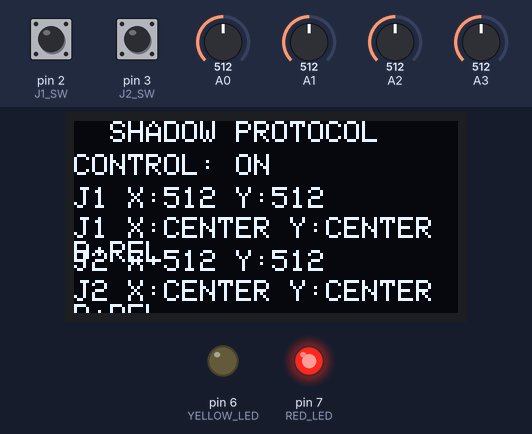
The sketch below on a simulated Arduino Uno, built with avr-gcc and run on an emulated ATmega328P. On the bench: 128×64 one-colour display, output pins drawn as LEDs (lit = HIGH). The inputs (shaded band) are chosen by the test bench; at power-on: A0 = 512, A1 = 512, A2 = 512, pin 2 (J1_SW) HIGH, pin 3 (J2_SW) HIGH, A3 = 512. What the sketch prints to the serial monitor is not drawn.

Above: at 4.2 s.
4.3 s: A0 set to 627
At 6.2 s:
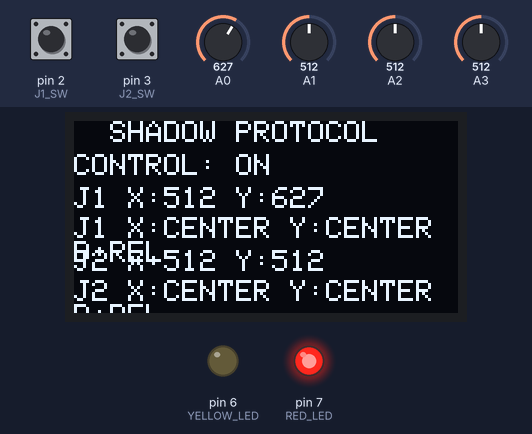
6.5 s: A0 set to 650
At 7.8 s:
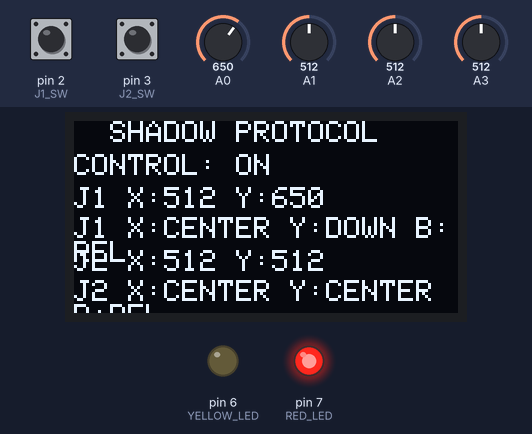
8.5 s: A1 set to 634
At 10.2 s:
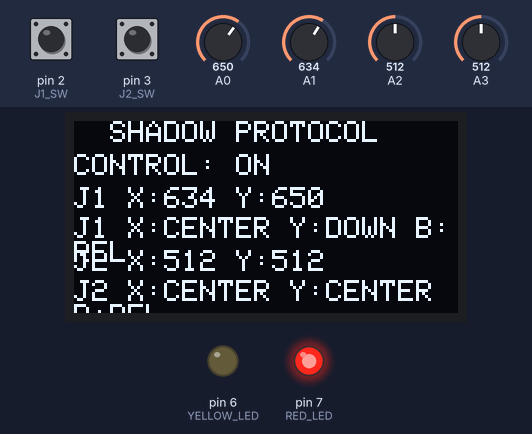
10.5 s: A1 set to 659
At 12.0 s:
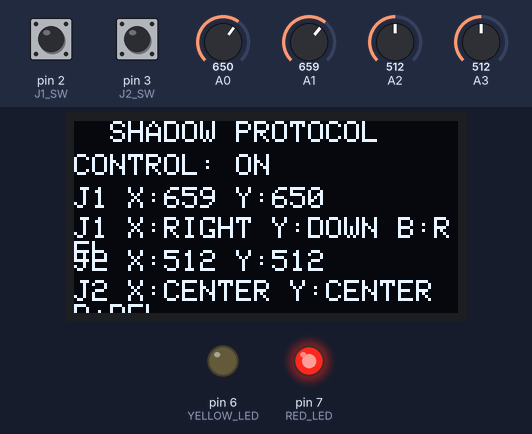
12.5 s: A2 set to 390
At 13.6 s:
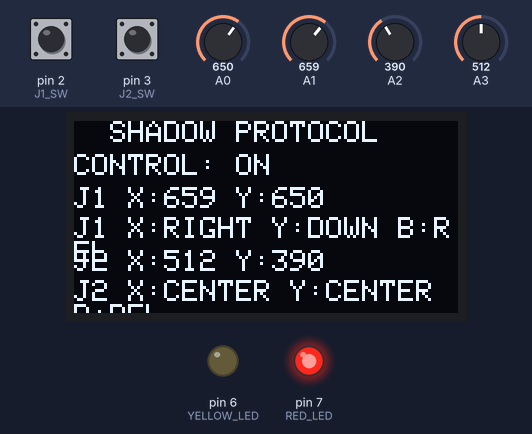
14.5 s: A2 set to 371
At 16.2 s:
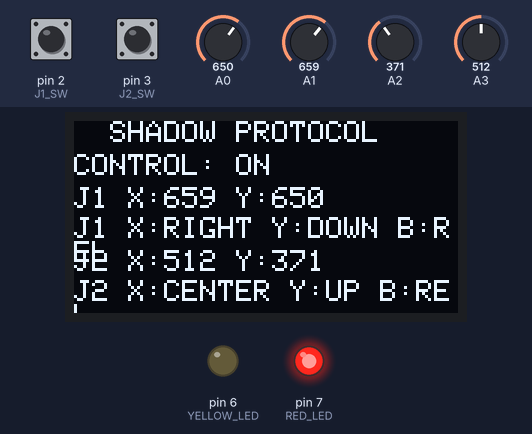
Timing chart, 0 to 17.5 s (numbered marks = the images above; inputs shaded):
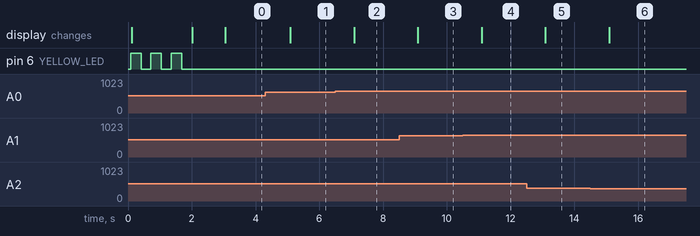

Measured:
- the behaviour switches between 642 and 643 on A0 (found by bisection; images 1 and 2)
- the behaviour switches between 642 and 643 on A1 (found by bisection; images 3 and 4)
- the behaviour switches between 382 and 381 on A2 (found by bisection; images 5 and 6)
- after the input at 4.3 s, the display: changes after 0.79 s (image 1)
- after the input at 6.5 s, the display: changes after 0.59 s (image 2)
- after the input at 8.5 s, the display: changes after 0.59 s (image 3)
- after the input at 10.5 s, the display: changes after 0.59 s (image 4)
- after the input at 12.5 s, the display: changes after 0.59 s (image 5)
- after the input at 14.5 s, the display: changes after 0.59 s (image 6)

The sketch:

COntrol_game.ino
```cpp
#include <Wire.h>
#include <Adafruit_GFX.h>
#include <Adafruit_SSD1306.h>

// ============================================
// SHADOW PROTOCOL
// SHADOW CONTROLLER V2
// OLED + DUAL JOYSTICK + LEDS
// Arduino UNO
// ============================================

// OLED
#define SCREEN_WIDTH 128
#define SCREEN_HEIGHT 64
#define OLED_RESET -1
#define OLED_ADDRESS 0x3C

Adafruit_SSD1306 display(
  SCREEN_WIDTH,
  SCREEN_HEIGHT,
  &Wire,
  OLED_RESET
);

bool oledReady = false;

// JOYSTICK 1
#define J1_X A0
#define J1_Y A1
#define J1_SW 2

// JOYSTICK 2
#define J2_X A2
#define J2_Y A3
#define J2_SW 3

// LEDS - NEW PINS
#define YELLOW_LED 6
#define RED_LED 7

// AXIS CONFIGURATION
const int CENTER = 512;
const int DEADZONE = 130;

const bool SWAP_J1 = true;
const bool SWAP_J2 = true;

const bool INVERT_J1_X = false;
const bool INVERT_J1_Y = false;
const bool INVERT_J2_X = false;
const bool INVERT_J2_Y = false;

// TIMING
const unsigned long UPDATE_INTERVAL = 1000;
const unsigned long DEBOUNCE_MS = 35;

// DATA STRUCTURES
struct Joystick {
  int rawX;
  int rawY;
  int x;
  int y;
  bool pressed;
};

struct Button {
  bool lastReading;
  bool stable;
  unsigned long lastChange;
};

Joystick j1, j2;
Button b1, b2;

unsigned long lastUpdate = 0;

// ============================================
// OLED INITIALIZATION
// ============================================

void initializeOLED() {

  Wire.begin();
  Wire.setClock(100000);

  Serial.println(F("[OLED] SCANNING..."));

  bool found = false;

  for (byte address = 1; address < 127; address++) {

    Wire.beginTransmission(address);

    if (Wire.endTransmission() == 0) {

      Serial.print(F("[I2C] DEVICE: 0x"));
      Serial.println(address, HEX);

      if (address == OLED_ADDRESS) {
        found = true;
      }
    }
  }

  if (!found) {
    Serial.println(F("[OLED] DEVICE NOT FOUND"));
    return;
  }

  oledReady = display.begin(
    SSD1306_SWITCHCAPVCC,
    OLED_ADDRESS
  );

  if (oledReady) {
    Serial.println(F("[OLED] INITIALIZED"));
  } else {
    Serial.println(F("[OLED] INITIALIZATION FAILED"));
  }
}

// ============================================
// OLED MESSAGE
// ============================================

void showMessage(
  const __FlashStringHelper *line1,
  const __FlashStringHelper *line2,
  const __FlashStringHelper *line3
) {

  if (!oledReady) return;

  display.clearDisplay();
  display.setTextColor(SSD1306_WHITE);
  display.setTextSize(1);

  display.setCursor(8, 5);
  display.println(line1);

  display.setCursor(8, 27);
  display.println(line2);

  display.setCursor(8, 47);
  display.println(line3);

  display.display();
}

// ============================================
// STARTUP SEQUENCE
// ============================================

void startupSequence() {

  digitalWrite(YELLOW_LED, LOW);
  digitalWrite(RED_LED, LOW);

  Serial.println();
  Serial.println(F("================================"));
  Serial.println(F("     SHADOW PROTOCOL"));
  Serial.println(F("     SYSTEM BOOTING"));
  Serial.println(F("================================"));

  showMessage(
    F("SHADOW PROTOCOL"),
    F("SYSTEM BOOTING"),
    F("INITIALIZING...")
  );

  // Yellow LED flashes 3 times

  for (int i = 1; i <= 3; i++) {

    Serial.print(F("[YELLOW LED] FLASH "));
    Serial.println(i);

    digitalWrite(YELLOW_LED, HIGH);

    showMessage(
      F("SHADOW PROTOCOL"),
      F("BOOT SEQUENCE"),
      F("INITIALIZING...")
    );

    delay(300);

    digitalWrite(YELLOW_LED, LOW);

    delay(300);
  }

  // Controller becomes ON
  digitalWrite(YELLOW_LED, LOW);
  digitalWrite(RED_LED, HIGH);

  Serial.println(F("[SYSTEM] CONTROL ON"));
  Serial.println(F("[YELLOW] OFF"));
  Serial.println(F("[RED] ON"));

  showMessage(
    F("SHADOW PROTOCOL"),
    F("CONTROL: ON"),
    F("JOYSTICKS READY")
  );

  delay(1000);
}

// ============================================
// BUTTON INITIALIZATION
// ============================================

void initButton(Button &button, int pin) {

  bool state = digitalRead(pin) == LOW;

  button.lastReading = state;
  button.stable = state;
  button.lastChange = millis();
}

// ============================================
// BUTTON DEBOUNCE
// ============================================

bool readButton(
  Button &button,
  int pin,
  byte number
) {

  unsigned long now = millis();

  bool reading = digitalRead(pin) == LOW;

  if (reading != button.lastReading) {

    button.lastReading = reading;
    button.lastChange = now;
  }

  if (
    now - button.lastChange >= DEBOUNCE_MS &&
    button.stable != button.lastReading
  ) {

    button.stable = button.lastReading;

    Serial.print(F("[BUTTON EVENT] J"));
    Serial.print(number);

    Serial.println(
      button.stable ? F(" PRESSED") : F(" RELEASED")
    );
  }

  return button.stable;
}

// ============================================
// JOYSTICK READING
// ============================================

void readJoystick(
  Joystick &j,
  Button &button,
  int xPin,
  int yPin,
  int swPin,
  bool swap,
  bool invertX,
  bool invertY,
  byte number
) {

  j.rawX = analogRead(xPin);
  j.rawY = analogRead(yPin);

  if (swap) {
    j.x = j.rawY;
    j.y = j.rawX;
  } else {
    j.x = j.rawX;
    j.y = j.rawY;
  }

  if (invertX) j.x = 1023 - j.x;
  if (invertY) j.y = 1023 - j.y;

  j.pressed = readButton(
    button,
    swPin,
    number
  );
}

// ============================================
// AXIS STATES
// ============================================

void printXState(Print &out, int x) {

  if (x > CENTER + DEADZONE) {
    out.print(F("RIGHT"));
  }
  else if (x < CENTER - DEADZONE) {
    out.print(F("LEFT"));
  }
  else {
    out.print(F("CENTER"));
  }
}

void printYState(Print &out, int y) {

  if (y < CENTER - DEADZONE) {
    out.print(F("UP"));
  }
  else if (y > CENTER + DEADZONE) {
    out.print(F("DOWN"));
  }
  else {
    out.print(F("CENTER"));
  }
}

void printDirection(Print &out, int x, int y) {

  bool left = x < CENTER - DEADZONE;
  bool right = x > CENTER + DEADZONE;

  bool up = y < CENTER - DEADZONE;
  bool down = y > CENTER + DEADZONE;

  if (up && right) out.print(F("UP-RIGHT"));
  else if (up && left) out.print(F("UP-LEFT"));
  else if (down && right) out.print(F("DOWN-RIGHT"));
  else if (down && left) out.print(F("DOWN-LEFT"));
  else if (up) out.print(F("UP"));
  else if (down) out.print(F("DOWN"));
  else if (left) out.print(F("LEFT"));
  else if (right) out.print(F("RIGHT"));
  else out.print(F("CENTER"));
}

// ============================================
// OLED DASHBOARD
// ============================================

void updateOLED() {

  if (!oledReady) return;

  display.clearDisplay();

  display.setTextSize(1);
  display.setTextColor(SSD1306_WHITE);

  // Game title
  display.setCursor(12, 0);
  display.println(F("SHADOW PROTOCOL"));

  // Controller status
  display.setCursor(0, 11);
  display.println(F("CONTROL: ON"));

  // Joystick 1
  display.setCursor(0, 22);

  display.print(F("J1 X:"));
  display.print(j1.x);

  display.print(F(" Y:"));
  display.println(j1.y);

  display.setCursor(0, 32);

  display.print(F("J1 X:"));
  printXState(display, j1.x);

  display.print(F(" Y:"));
  printYState(display, j1.y);

  display.print(F(" B:"));
  display.println(j1.pressed ? F("PRESS") : F("REL"));

  // Joystick 2
  display.setCursor(0, 43);

  display.print(F("J2 X:"));
  display.print(j2.x);

  display.print(F(" Y:"));
  display.println(j2.y);

  display.setCursor(0, 53);

  display.print(F("J2 X:"));
  printXState(display, j2.x);

  display.print(F(" Y:"));
  printYState(display, j2.y);

  display.print(F(" B:"));
  display.println(j2.pressed ? F("PRESS") : F("REL"));

  display.display();
}

// ============================================
// SERIAL REPORT
// ============================================

void printJoystick(
  const __FlashStringHelper *name,
  Joystick &j
) {

  Serial.println();
  Serial.println(name);

  Serial.print(F("RAW X: "));
  Serial.print(j.rawX);

  Serial.print(F(" | RAW Y: "));
  Serial.println(j.rawY);

  Serial.print(F("GAME X: "));
  Serial.print(j.x);

  Serial.print(F(" | GAME Y: "));
  Serial.println(j.y);

  Serial.print(F("X STATE: "));
  printXState(Serial, j.x);
  Serial.println();

  Serial.print(F("Y STATE: "));
  printYState(Serial, j.y);
  Serial.println();

  Serial.print(F("GEAR COMMAND: "));
  printDirection(Serial, j.x, j.y);
  Serial.println();

  Serial.print(F("PUSH BUTTON: "));
  Serial.println(j.pressed ? F("PRESSED") : F("RELEASED"));
}

void updateSerial() {

  Serial.println();
  Serial.println(F("================================"));
  Serial.println(F("SHADOW PROTOCOL - CONTROLLER"));

  Serial.print(F("OLED: "));
  Serial.println(oledReady ? F("CONNECTED") : F("FAILED"));

  Serial.print(F("YELLOW LED: "));
  Serial.println(digitalRead(YELLOW_LED) ? F("ON") : F("OFF"));

  Serial.print(F("RED LED: "));
  Serial.println(digitalRead(RED_LED) ? F("ON") : F("OFF"));

  Serial.println(F("CONTROL: ON"));

  printJoystick(F("JOYSTICK 1"), j1);
  printJoystick(F("JOYSTICK 2"), j2);

  Serial.println(F("================================"));
}

// ============================================
// SETUP
// ============================================

void setup() {

  Serial.begin(115200);

  // Joystick buttons
  pinMode(J1_SW, INPUT_PULLUP);
  pinMode(J2_SW, INPUT_PULLUP);

  // LED outputs
  pinMode(YELLOW_LED, OUTPUT);
  pinMode(RED_LED, OUTPUT);

  digitalWrite(YELLOW_LED, LOW);
  digitalWrite(RED_LED, LOW);

  // Initialize buttons
  initButton(b1, J1_SW);
  initButton(b2, J2_SW);

  // OLED
  initializeOLED();

  // Startup
  startupSequence();

  // Initial joystick readings
  readJoystick(
    j1, b1, J1_X, J1_Y, J1_SW,
    SWAP_J1, INVERT_J1_X, INVERT_J1_Y, 1
  );

  readJoystick(
    j2, b2, J2_X, J2_Y, J2_SW,
    SWAP_J2, INVERT_J2_X, INVERT_J2_Y, 2
  );

  updateOLED();

  Serial.println(F("[SYSTEM] CONTROLLER READY"));
}

// ============================================
// MAIN LOOP
// ============================================

void loop() {

  // Read both joysticks continuously
  readJoystick(
    j1, b1, J1_X, J1_Y, J1_SW,
    SWAP_J1, INVERT_J1_X, INVERT_J1_Y, 1
  );

  readJoystick(
    j2, b2, J2_X, J2_Y, J2_SW,
    SWAP_J2, INVERT_J2_X, INVERT_J2_Y, 2
  );

  // Maintain running LED state
  digitalWrite(YELLOW_LED, LOW);
  digitalWrite(RED_LED, HIGH);

  unsigned long now = millis();

  // OLED + Serial update every secondS
  if (now - lastUpdate >= UPDATE_INTERVAL) {

    lastUpdate = now;

    updateOLED();
    updateSerial();
  }
}
```
